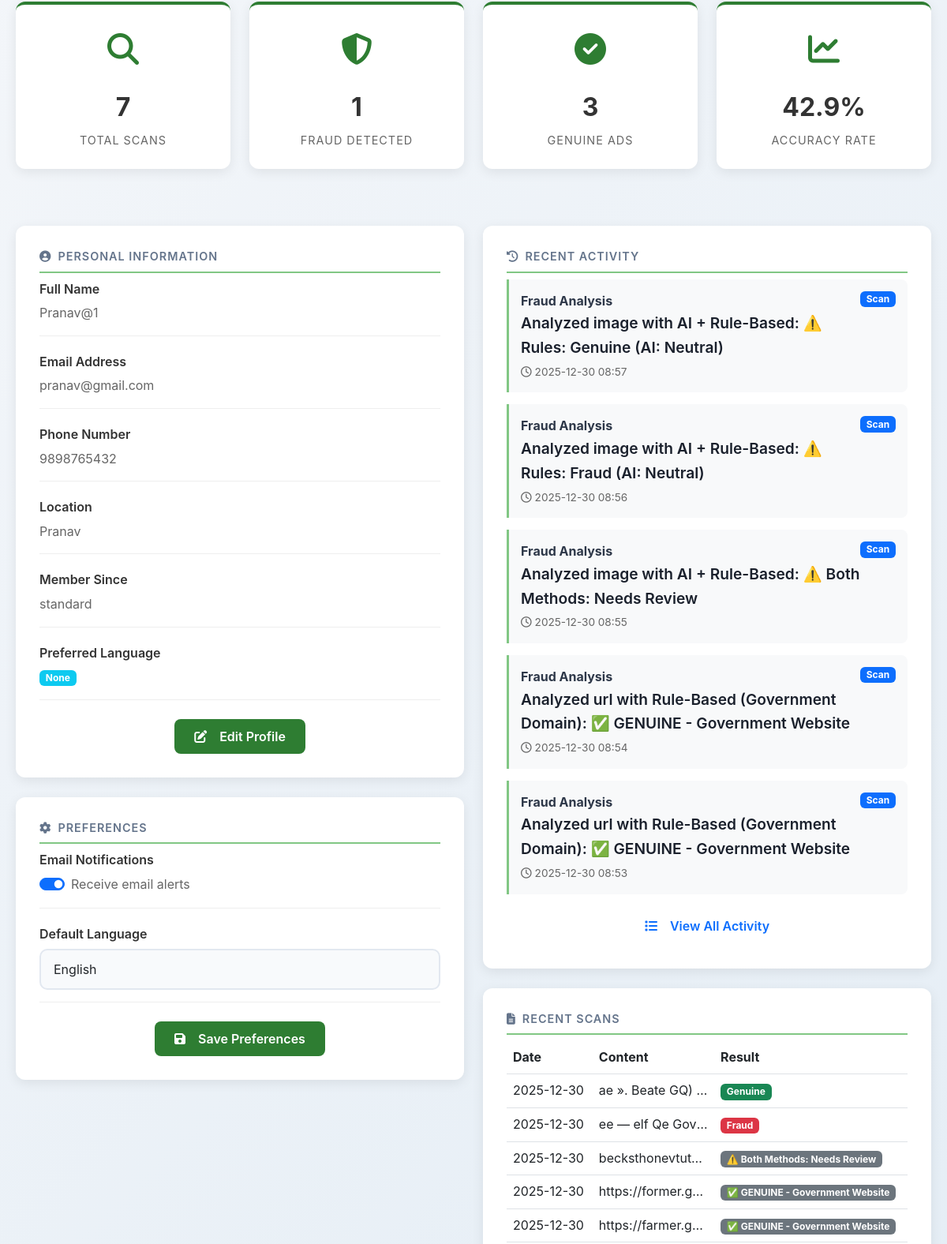
Page /profile (signed in, middle part) on the earlier database version.
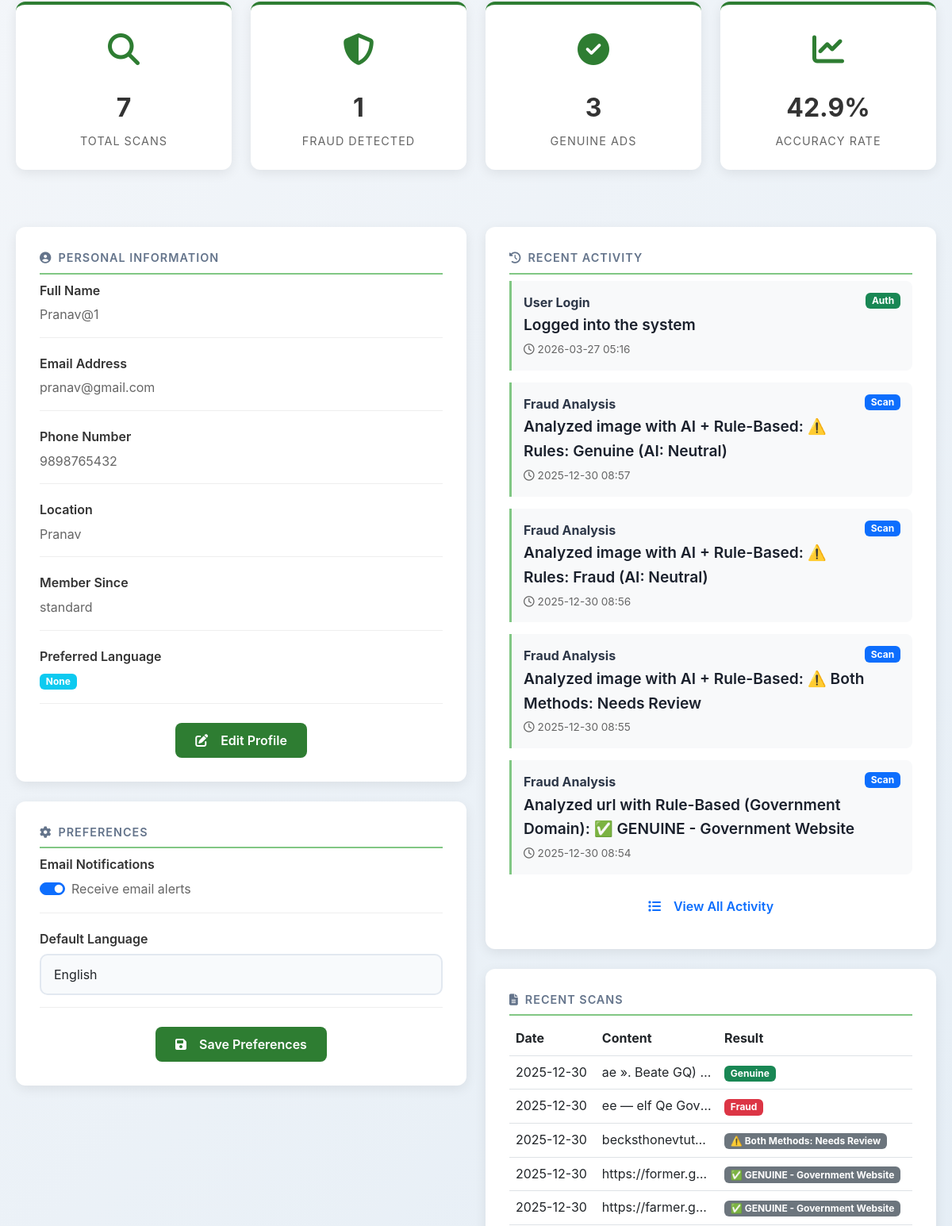
Same page on the later database version.
### tables this page shows
CREATE TABLE user_activity (
                id INTEGER PRIMARY KEY AUTOINCREMENT,
                user_id INTEGER,
                action TEXT,
                details TEXT,
                type TEXT,
                timestamp TIMESTAMP DEFAULT CURRENT_TIMESTAMP,
                FOREIGN KEY (user_id) REFERENCES users(id) ON DELETE CASCADE
            );

CREATE TABLE scans (
                id INTEGER PRIMARY KEY AUTOINCREMENT,
                user_id INTEGER,
                content_type TEXT,
                content TEXT,
                result TEXT,
                confidence REAL,
                created_at TIMESTAMP DEFAULT CURRENT_TIMESTAMP, detection_method TEXT DEFAULT 'rule-based',
                FOREIGN KEY (user_id) REFERENCES users(id) ON DELETE CASCADE
            );

### app.py (the view)
@app.route("/profile")
@login_required
def profile():
    user = get_user_full_profile(session["user_id"])
    if not user:
        flash("User profile not found", "error")
        return redirect("/login-selector")
    stats = {
        'total_scans': get_total_scans(session["user_id"]),
        'fraud_detected': get_fraud_detected(session["user_id"]),
        'genuine_ads': get_genuine_ads(session["user_id"]),
        'accuracy_rate': get_accuracy_rate(session["user_id"])
    }
    recent_activity = get_recent_activity(session["user_id"], limit=5)
    recent_scans = get_recent_scans(session["user_id"], limit=5)
    return render_template("profile.html",
                         user=user,
                         stats=stats,
                         recent_activity=recent_activity,
                         recent_scans=recent_scans)

### app.py (called while the page is built)
def login_required(f):
    @wraps(f)
    def decorated_function(*args, **kwargs):
        if 'user_id' not in session:
            flash("Please login first", "error")
            return redirect(url_for('login_selector'))
        return f(*args, **kwargs)
    return decorated_function

def get_total_scans(user_id):
    try:
        conn = sqlite3.connect("users.db")
        c = conn.cursor()
        c.execute("SELECT COUNT(*) FROM scans WHERE user_id = ?", (user_id,))
        result = c.fetchone()
        conn.close()
        return result[0] if result else 0
    except:
        return 0

def get_fraud_detected(user_id):
    try:
        conn = sqlite3.connect("users.db")
        c = conn.cursor()
        c.execute("""
            SELECT COUNT(*) FROM scans
            WHERE user_id = ? AND (result LIKE '%Fraud%' OR result LIKE '%Risk%')
        """, (user_id,))
        result = c.fetchone()
        conn.close()
        return result[0] if result else 0
    except:
        return 0

### templates/profile.html (shortened to what the changed rows need)
<!DOCTYPE html>
<html lang="en">
<head>
    <link href="https://cdn.jsdelivr.net/npm/bootstrap@5.3.0-alpha1/dist/css/bootstrap.min.css" rel="stylesheet">
    <link rel="stylesheet" href="https://cdnjs.cloudflare.com/ajax/libs/font-awesome/6.4.0/css/all.min.css">
    <link rel="stylesheet" href="{{ url_for('static', filename='style.css') }}">
</head>
<body>
    <div class="profile-container">
        <div class="row">
            <div class="col-lg-6 mb-4">
                <div class="info-card">
                    {% if recent_activity %}
                    <ul class="recent-activity">
                        {% for activity in recent_activity %}
                        <li class="activity-item">
                            <div class="d-flex justify-content-between align-items-start">
                                <div>
                                    <strong>{{ activity.action }}</strong>
                                    <p class="mb-0">{{ activity.details }}</p>
                                </div>
                                <span class="badge {% if activity.type == 'scan' %}bg-primary{% elif activity.type == 'fraud' %}bg-danger{% else %}bg-success{% endif %}">
                                    {{ activity.type|title }}
                                </span>
                            </div>
                            <div class="activity-time">
                                <i class="far fa-clock me-1"></i>{{ activity.timestamp[:16] if activity.timestamp else 'Recent' }}
                            </div>
                        </li>
                        {% endfor %}
                    </ul>
                    {% else %}
                    <div class="text-center py-4">
                        <i class="fas fa-history fa-3x text-muted mb-3"></i>
                        <p class="text-muted">No recent activity found</p>
                    </div>
                    {% endif %}
                </div>
                <div class="info-card">
                    {% if recent_scans %}
                    <div class="table-responsive">
                        <table class="table table-hover">
                            <thead>
                                <tr>
                                    <th>Date</th>
                                    <th>Content</th>
                                    <th>Result</th>
                                </tr>
                            </thead>
                            <tbody>
                                {% for scan in recent_scans %}
                                <tr>
                                    <td>{{ scan.date[:10] if scan.date else 'N/A' }}</td>
                                    <td class="text-truncate" style="max-width: 150px;">{{ scan.content[:50] }}...</td>
                                    <td>
                                        {% if 'Genuine' in scan.result or 'Safe' in scan.result %}
                                        <span class="badge bg-success">Genuine</span>
                                        {% elif 'Suspicious' in scan.result %}
                                        <span class="badge bg-warning">Suspicious</span>
                                        {% elif 'Fraud' in scan.result or 'Risk' in scan.result %}
                                        <span class="badge bg-danger">Fraud</span>
                                        {% else %}
                                        <span class="badge bg-secondary">{{ scan.result }}</span>
                                        {% endif %}
                                    </td>
                                </tr>
                                {% endfor %}
                            </tbody>
                        </table>
                    </div>
                    {% else %}
                    <div class="text-center py-4">
                        <i class="fas fa-search fa-3x text-muted mb-3"></i>
                        <p class="text-muted">No scans performed yet</p>
                    </div>
                    {% endif %}
                </div>
            </div>
        </div>
    </div>
</body>
</html>

Differences in the rows shown:
no longer on this page (row unchanged): user_activity: action "Fraud Analysis", details "Analyzed url with Rule-Based (Government Domain): ✅ GENUINE - Government Website", type "Scan", timestamp "2025-12-30 08:53"
added user_activity: action "User Login", details "Logged into the system", type "Auth", timestamp "2026-03-27 05:16"
